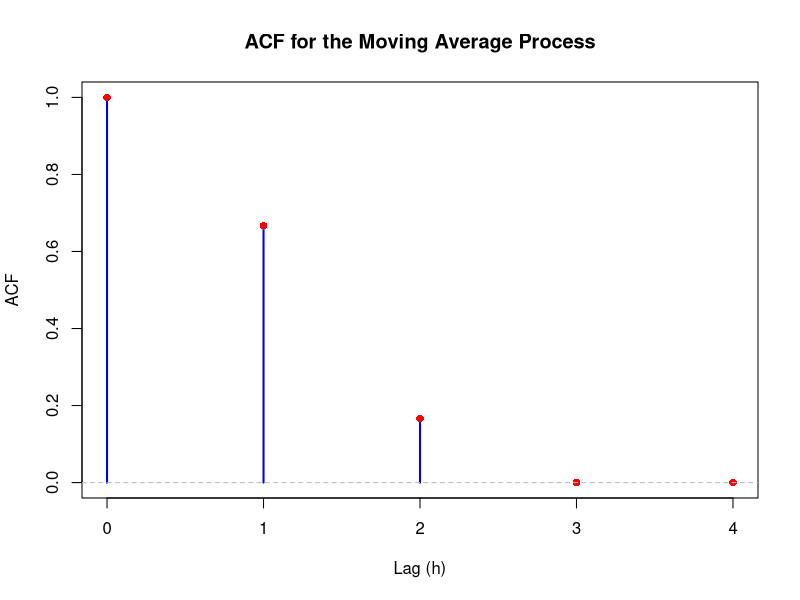
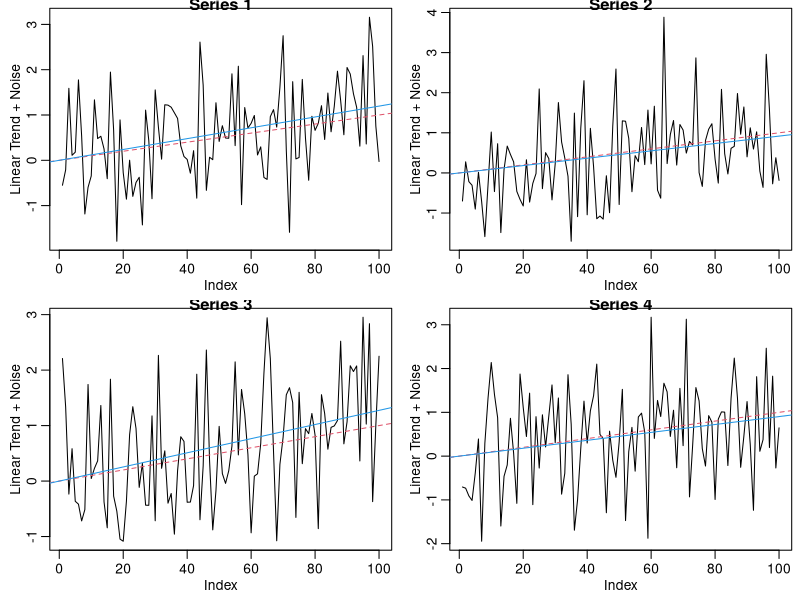

Source code (R) for these figures, in order:
## ---- chunk 1
knitr::opts_chunk$set(echo = TRUE)
knitr::opts_chunk$set(message = FALSE)
options(width = 1000)
## ---- chunk 2
# Define the parameters
sigma_w2 <- 1  # Variance of w_t

# Function to calculate autocovariance for a given lag h
calc_autocovariance <- function(h) {
  if (h == 0) {
    # Variance at lag 0
    return(6 * sigma_w2)
  } else if (h == 1) {
    # Covariance at lag 1
    return(4 * sigma_w2)
  } else if (h == 2) {
    # Covariance at lag 2
    return(1 * sigma_w2)
  } else {
    # Covariance for h >= 3
    return(0)
  }
}

# Calculate autocovariance values for lags 0 to 4
lags <- 0:4
gamma_values <- sapply(lags, calc_autocovariance)

# Calculate autocorrelation values
gamma_0 <- gamma_values[1]  # Autocovariance at lag 0
rho_values <- gamma_values / gamma_0

# Print autocovariance and autocorrelation values
cat("Autocovariance values:\n")
print(gamma_values)
cat("Autocorrelation values:\n")
print(rho_values)

# Plot the ACF
plot(lags, rho_values, type = "h", main = "ACF for the Moving Average Process",
     xlab = "Lag (h)", ylab = "ACF", col = "blue", lwd = 2)
points(lags, rho_values, col = "red", pch = 16)
abline(h = 0, col = "gray", lty = 2)

## ---- chunk 3
set.seed(123)  # For reproducibility
par(mfrow = c(2, 2), mar = c(2.5, 2.5, 0, 0) + 0.5, mgp = c(1.6, 0.6, 0))

# Generate 4 series of linear trend plus noise and plot
for (i in 1:4) {
  t = 1:100  # Time index
  y = 0.01 * t + rnorm(100, 0, 1)  # Generate data: linear trend + noise
  regy = lm(y ~ 0 + t, na.action = NULL)  # Fit regression: y_t = beta * t + w_t
  plot(y, type = "l", ylab = 'Linear Trend + Noise', main = paste("Series", i))
  abline(a = 0, b = 0.01, col = 2, lty = 2)  # True mean function (red, dashed)
  abline(regy, col = 4)  # Fitted line (blue, solid)
}

